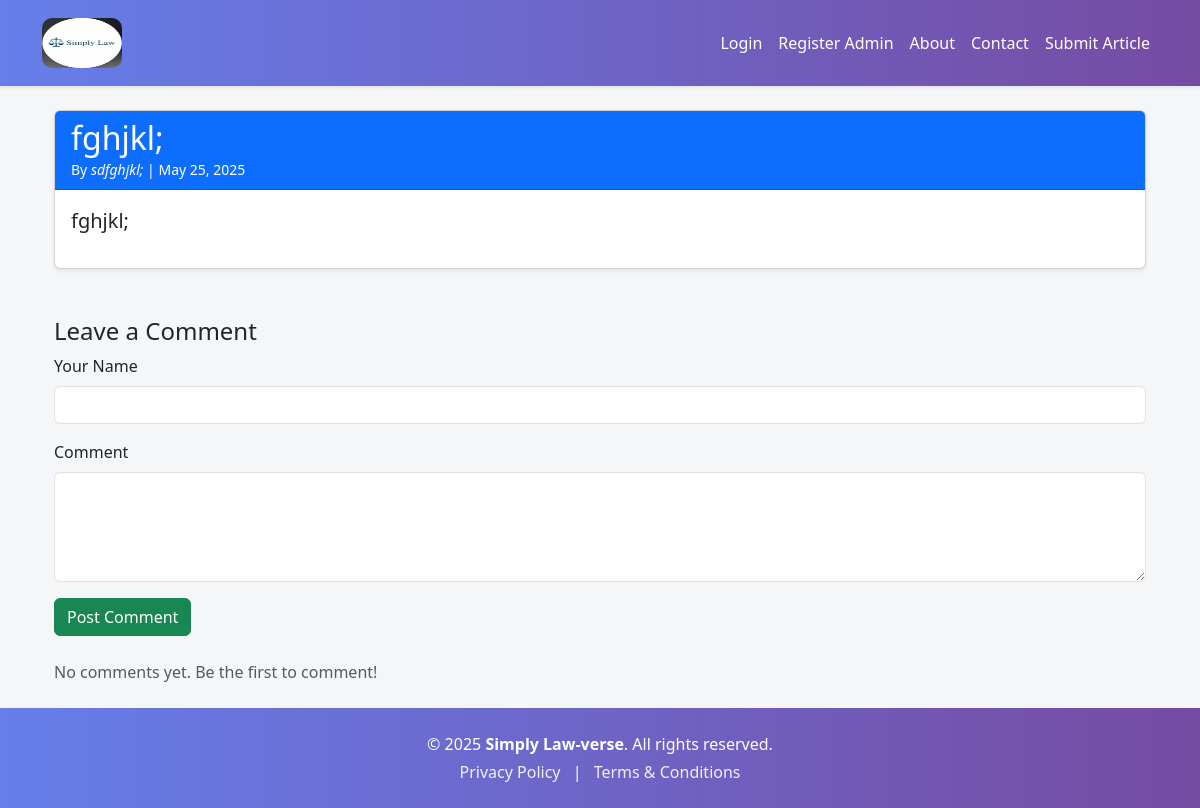
Page /read/4 on the earlier database version.
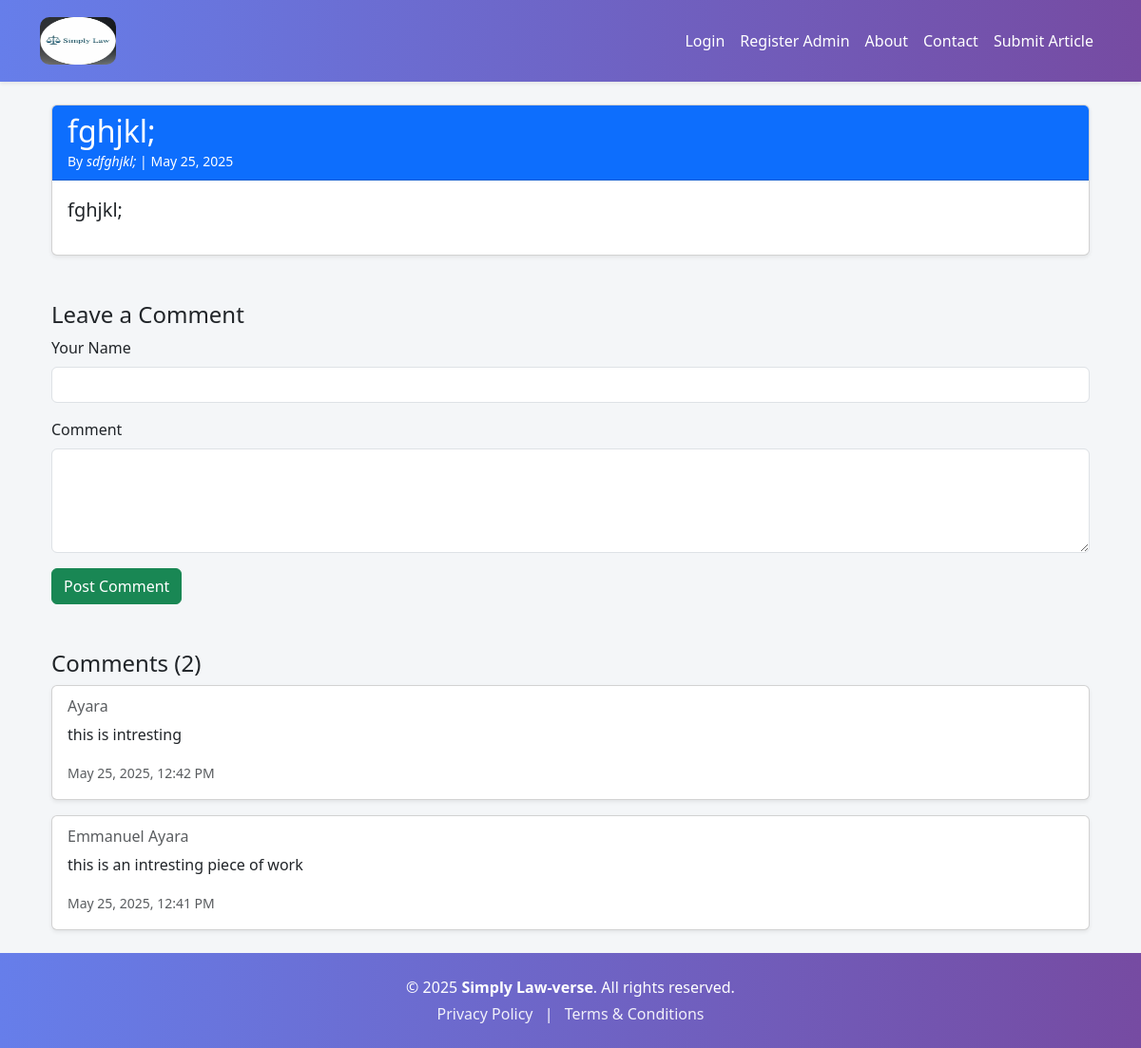
Same page on the later database version.
### models.py (models this page shows)
class Article(db.Model):
    id = db.Column(db.Integer, primary_key=True)
    email = db.Column(db.String(120))
    title = db.Column(db.String(100), nullable=False)
    content = db.Column(db.Text, nullable=False)
    author = db.Column(db.String(100), nullable=False)
    date_posted = db.Column(db.DateTime, default=datetime.utcnow)
    comments = db.relationship('Comment', backref='article', lazy=True)
    status = db.Column(db.String(20), nullable=False, default='pending')
    date_submitted = db.Column(db.DateTime, default=datetime.utcnow)
    image_filename = db.Column(db.String(120), nullable=True)
    document_filename = db.Column(db.String(120), nullable=True)
    approved = db.Column(db.Boolean, default=False)  # <- important!

class Comment(db.Model):
    id = db.Column(db.Integer, primary_key=True)
    name = db.Column(db.String(100), nullable=False)
    email = db.Column(db.String(120))
    content = db.Column(db.Text, nullable=False)
    date_posted = db.Column(db.DateTime, default=datetime.utcnow)
    article_id = db.Column(db.Integer, db.ForeignKey('article.id'))  # Add this

### routes.py (the view)
@app.route('/read/<int:article_id>')
def read_more(article_id):
    article = Article.query.get_or_404(article_id)
    comments = Comment.query.filter_by(article_id=article_id).order_by(Comment.date_posted.desc()).all()
    return render_template('read_more.html', article=article, comments=comments)

### templates/read_more.html
{% extends 'layout.html' %}
{% block content %}
<div class="container mt-4">
  <div class="card shadow-sm">
    <div class="card-header bg-primary text-white">
      <h2 class="mb-0">{{ article.title }}</h2>
      <small>By <em>{{ article.author }}</em> | {{ article.date_posted.strftime('%B %d, %Y') if article.date_posted else 'Unpublished' }}</small>
    </div>
    <div class="card-body">
      <p class="lead">{{ article.content }}</p>
    </div>
  </div>
  <div class="mt-5">
    <h4>Leave a Comment</h4>
    <form method="POST" action="{{ url_for('comment', article_id=article.id) }}">
      <div class="mb-3">
        <label for="name" class="form-label">Your Name</label>
        <input type="text" class="form-control" name="name" required>
      </div>
      <div class="mb-3">
        <label for="comment" class="form-label">Comment</label>
        <textarea class="form-control" name="comment" rows="4" required></textarea>
      </div>
      <button type="submit" class="btn btn-success">Post Comment</button>
    </form>
  </div>
  {% if comments %}
    <div class="mt-5">
      <h4>Comments ({{ comments|length }})</h4>
      {% for comment in comments %}
        <div class="card mb-3 shadow-sm">
          <div class="card-body">
            <h6 class="card-subtitle mb-2 text-muted">{{ comment.name }}</h6>
            <p class="card-text">{{ comment.content }}</p>
            <small class="text-muted">{{ comment.date_posted.strftime('%B %d, %Y, %I:%M %p') if comment.date_posted else '' }}</small>
          </div>
        </div>
      {% endfor %}
    </div>
  {% else %}
    <p class="mt-4 text-muted">No comments yet. Be the first to comment!</p>
  {% endif %}
</div>
{% endblock %}

### templates/layout.html (shortened to what this page needs)
<!DOCTYPE html>
<html lang="en">
<head>
    <link
        href="https://cdn.jsdelivr.net/npm/bootstrap@5.3.0/dist/css/bootstrap.min.css"
        rel="stylesheet">
</head>
<body>
    <nav class="navbar navbar-expand-lg shadow-sm">
        <div class="container">
            <a class="navbar-brand d-flex align-items-center" href="/">
                <img src="/static/logo.jpg" alt="Logo" style="height: 50px; width: 80px; border-radius: 10px; margin-right: 10px;">
            </a>
            <div class="collapse navbar-collapse" id="navbarNav">
                <ul class="navbar-nav ms-auto mb-2 mb-lg-0">
                    {% if current_user.is_authenticated and current_user.is_admin %}
                        <span class="navbar-text nav-link">Welcome, {{ current_user.username }}!</span>
                        <li class="nav-item"><a class="nav-link" href="{{ url_for('admin_dashboard') }}">Dashboard</a></li>
                        <li class="nav-item"><a class="nav-link" href="{{ url_for('admin_logout') }}">Logout</a></li>
                    {% else %}
                        <li class="nav-item"><a class="nav-link" href="{{ url_for('admin_login') }}">Login</a></li>
                        <li class="nav-item"><a class="nav-link" href="{{ url_for('register_admin') }}">Register Admin</a></li>
                        <li class="nav-item"><a class="nav-link" href="{{ url_for('about') }}">About</a></li>
                        <li class="nav-item"><a class="nav-link" href="{{ url_for('contact') }}">Contact</a></li>
                        <li class="nav-item"><a class="nav-link" href="{{ url_for('submit_article') }}">Submit Article</a></li>
                    {% endif %}
                </ul>
            </div>
        </div>
    </nav>
    <div class="container my-4">
        {% block content %}{% endblock %}
    </div>
<footer class="text-center text-white" style="background: linear-gradient(to right, #667eea, #764ba2);">
    <div class="container py-4">
        <p class="mb-1">&copy; {{ current_year or '2025' }} <strong>Simply Law-verse</strong>. All rights reserved.</p>
        <p class="mb-0">
            <a href="/privacy-policy" class="text-white text-decoration-none me-2" style="opacity: 0.9;">Privacy Policy</a> |
            <a href="/terms" class="text-white text-decoration-none ms-2" style="opacity: 0.9;">Terms & Conditions</a>
        </p>
    </div>
</footer>
</body>
</html>

### templates/layout.html (style rules this page uses)
body { background-color: #f4f6f8; font-family: 'Segoe UI', Tahoma, Geneva, Verdana, sans-serif; }
.navbar { background: linear-gradient(to right, #667eea, #764ba2); padding: 0.8rem 1rem; position: sticky; top: 0; z-index: 1000; }
.navbar-brand, .nav-link { color: #fff !important; font-weight: 500; }
.nav-link { transition: color 0.3s ease-in-out; }
footer a { transition: opacity 0.3s ease-in-out; }

Differences in the rows shown:
added Comment: name "Ayara", content "this is intresting", date_posted "May 25, 2025, 12:42 PM"
added Comment: name "Emmanuel Ayara", content "this is an intresting piece of work", date_posted "May 25, 2025, 12:41 PM"
Other differences:
{{ comments|length }}: (not shown) → "2"
text no longer shown: "No comments yet. Be the first to comment!"
text now shown: "Comments ( )"
